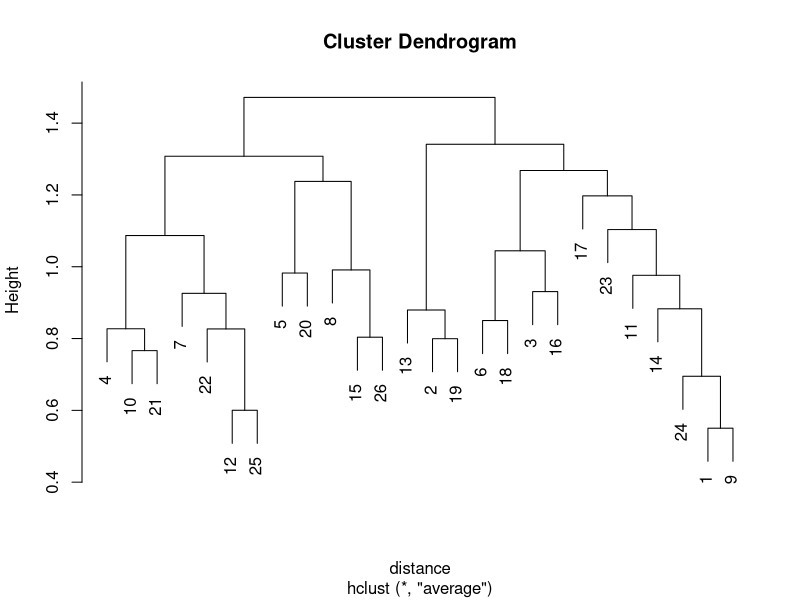

R code for this plot: (Note: this script raises an error after producing the figure.)

data = read.table("az-5000.txt",header = TRUE)
letterData = data[,2:19]
## Applying kmeans to the data set without character column
clusters = kmeans(letterData,26)

## Finding the centers
clusters$centers

#(a) Show the dendogram
distance= dist(clusters$centers, method = "euclidean")
dendogram = (hclust(distance, method = "average"))
plot(dendogram)


#(b) Assign letter labels and create the 26 x 26 matrix

letterMatrix = table(data[,1],clusters$cluster)
commonLetters = c(length(25))
for(i in 1:26)
{
  commonLetters[i] = which.max(matrix1[,i])
}
plot(dendogram,labels = letters[commonLetters])


 



